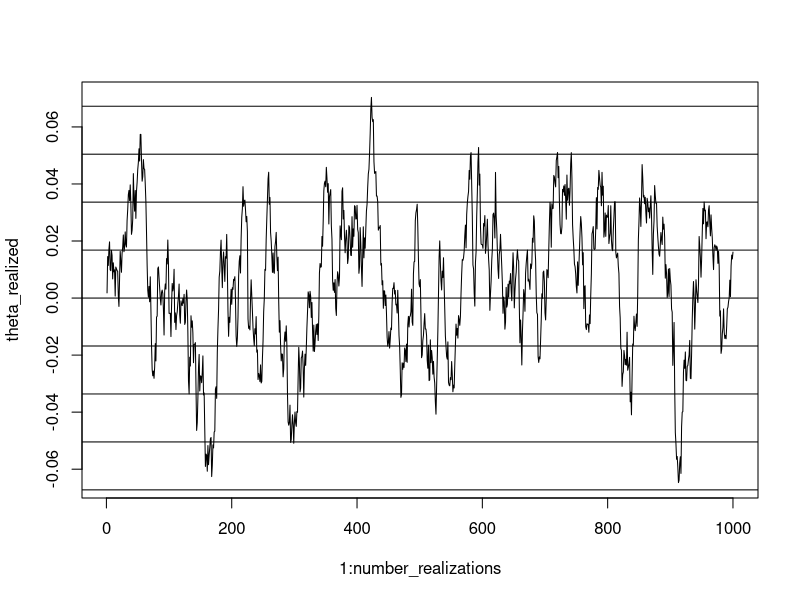
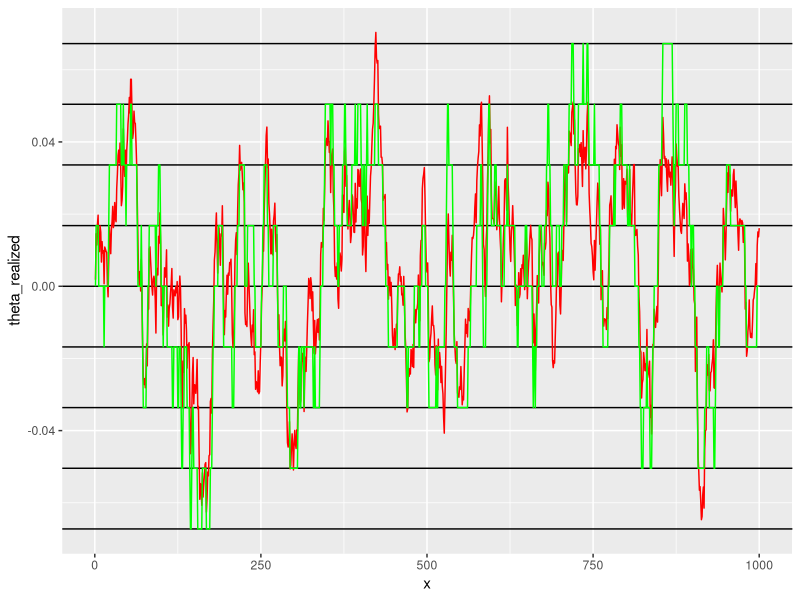

These charts were generated, in order, by the following R code:
## ---- chunk 1
#require(ggplot2)
library(ggplot2)

set.seed(15)
N = 9
m = 3
rho = 0.95
sigma = 0.007

thetas = c(1:9)


## Upper bound of theta 

thetas[N] = m*sigma/((1-rho^2)^(1/2))

## Lower bounf of theta 
thetas[1] = -thetas[N]

delta_theta = thetas[N]/((N-1)/2)

# The other theta_ns
# This calculates the value of the intermediary thetas

for (i in 2:(N-1)){
  print(i)
  thetas[i] = thetas[1] + (i-1)*delta_theta
}
thetas


## ---- chunk 2

transition_matrix = matrix(,N,N)
#transition_matrix


#Probability(i,j) is given theta_i the probability of theta_j being draw in the next period

for (i in 1:N){
  for (j in 1:N){
    if (j==1){
      transition_matrix[i,j] = pnorm((thetas[j] + delta_theta/2 - rho*thetas[i])/sigma)
    }else if (j==N){
      transition_matrix[i,j] = 1 - pnorm((thetas[j] - delta_theta/2 - rho*thetas[i])/sigma)
    }else{
    transition_matrix[i,j] = pnorm((thetas[j] + delta_theta/2 - rho*thetas[i])/sigma) - pnorm((thetas[j] - delta_theta/2 - rho*thetas[i])/sigma)
    }
  }
}
transition_matrix

## ---- chunk 3
#testes

number_realizations = 1000
epsilon = rnorm(n=number_realizations, mean =0, sd = sigma)

theta_realized = c(1:number_realizations)

for (i in 1:number_realizations){
  if(i ==1){
    theta_realized[i] = epsilon[i]
  }else{
    theta_realized[i] = rho*theta_realized[i-1] + epsilon[i]   
  }

}
plot(1:number_realizations,theta_realized, type ="l")  
abline(h = thetas)

## ---- chunk 4
# Transformar a transition_matrix (que está en valores de pdf) em valores de cdf
cdf_transition_matrix = transition_matrix
for (i in 1:N){
  for (j in 1:N){
    cdf_transition_matrix[i,j] = sum(transition_matrix[i,1:j])
  }
  
}
cdf_transition_matrix

## ---- chunk 5
#hist(epsilon, 200) # plota um histograma dos epsilons

theta_discrete = c(1:number_realizations)

cdf_epsilon = pnorm(epsilon, mean = 0, sd = sigma)




# O primeiro theta vou assumir que o "theta aterior" é 0, pois a média do erro é 0

index_theta_old = 5

for (i in 1:number_realizations){
    for (index_theta in 1:N){
      if(cdf_epsilon[i] < cdf_transition_matrix[index_theta_old,index_theta]){
        theta_discrete[i] = thetas[index_theta]
        index_theta_old = index_theta
        #print(index_theta)
        break
      }
    }
} 

#plot(theta_discrete)
#theta_discrete
## ---- chunk 6
x = c(1:number_realizations)
df = data.frame(x,theta_realized, theta_discrete)
g = ggplot(df,aes(x))
g = g + geom_hline(yintercept = thetas)
g = g + geom_line(aes(y=theta_realized), colour="red")
g = g + geom_line(aes(y= theta_discrete), colour="green")

g

## ---- chunk 7


